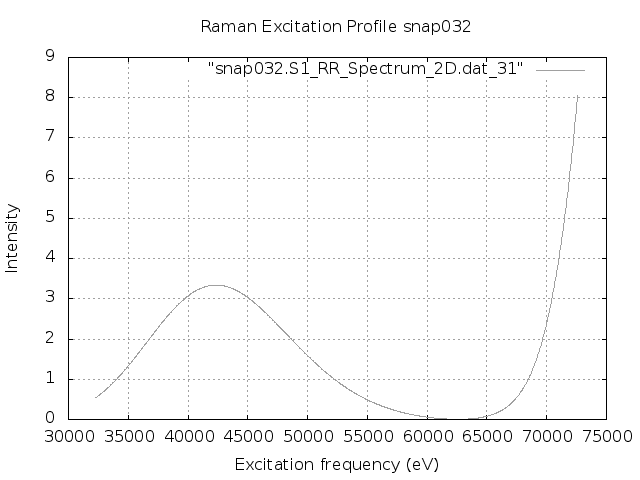

Here is the gnuplot script that generated this plot:
set terminal png
set output "snap032.S1.REP.png"
set xlabel 'Excitation frequency (eV)'
set ylabel 'Intensity'
set title "Raman Excitation Profile snap032"
set grid
set autoscale
plot "snap032.S1_RR_Spectrum_2D.dat_31" with lines lc "blue"
exit
